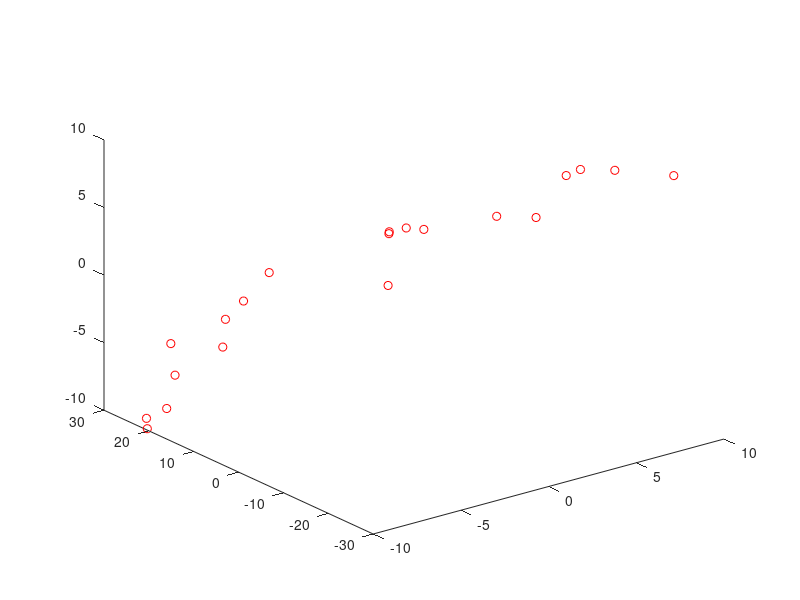

Write the MATLAB code that produced this figure. (Note: this script raises an error after producing the figure.)
clear
clc

y = [20.70;21;19.82;20.89;23.20;17.44;18.80;17.94;16.87;3.04;6.37;6.46;4.86;2.89;-4.12;-8.40;-9.14;-10.32;-14.03;-20.64];
x1 = [-9.91;-9.88;-9.03;-8.28;-7.93;-6.44;-5.94;-5.13;-3.94;-0.70;0.20;0.24;0.80;1.30;3.66;4.81;6.34;6.85;7.86;9.53];
x2 = [-9.98;-9.27;-8.66;-6.62;-4.76;-4.66;-2.99;-1.79;0.06;0.08;3.09;3.20;3.53;3.55;4.76;4.92;7.60;8.05;8.20;8.23];
x = [x1 x2];

n = length(x1);
v = 2
p = v+1
ii = 1


plot3(x1, y, x2, 'or');

[b, r2, s2, AICc, Info] = regressao_linear_dvs (n, v, p, ii, x, y)


xp1 = linspace(x1(1),x1(end),100);
xp2 = linspace(x2(1),x2(end),100);

y1 = b(1) + b(2)*xp1 + b(3)*xp2;

hold on
plot3(xp1, y1, xp2,'-b');
